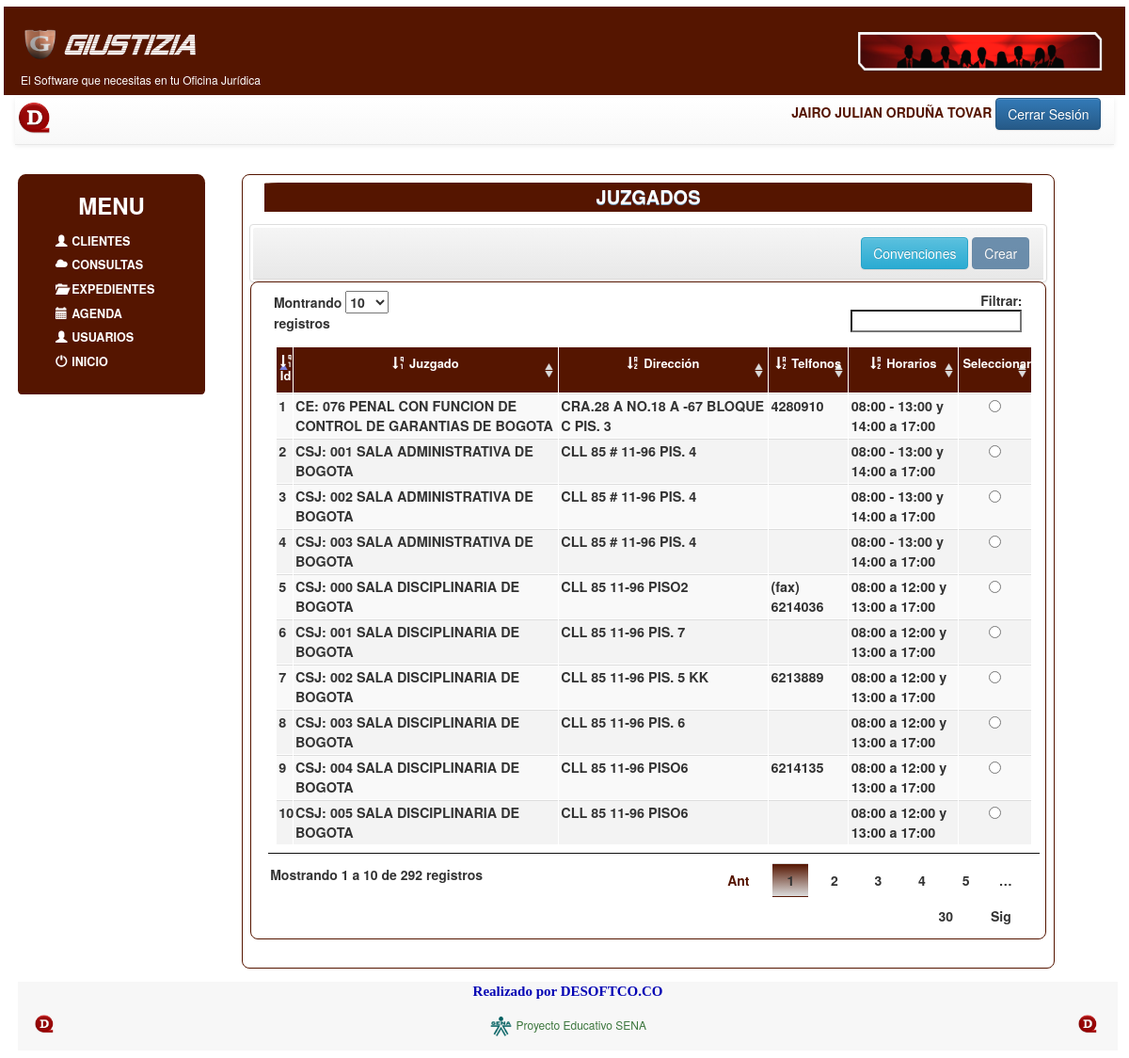
/vistas/frm_ListaJuzgados.php (signed in), run on the app's committed database.
### tables this page shows
CREATE TABLE `tbl_juzgados` (
  `juz_Id` int(11) NOT NULL,
  `juz_Juzgado` varchar(80) NOT NULL,
  `juz_Circuito` varchar(200) DEFAULT NULL,
  `juz_Distrito` varchar(200) DEFAULT NULL,
  `juz_Direccion` varchar(100) NOT NULL,
  `juz_Telefono` varchar(80) DEFAULT NULL,
  `juz_Contacto` varchar(80) DEFAULT NULL,
  `juz_HorarioAtencion` varchar(50) DEFAULT NULL,
  `juz_TipoJuzgado` int(11) NOT NULL
);

### model/usuariosModel.php (called while the page is built, shortened)
<?php
	class usuariosModel
	{
		function getListaJuzgado($conexion)
		{
			$html = array();
			$sql = "
			SELECT * FROM tbl_juzgados
			";
			$qry = $conexion->query($sql);
			while ($cursor = $qry->fetch_assoc())
			{
				array_push($html,$cursor);
			}
			return $html;
		}
	}
?>

### vistas/frm_ListaJuzgados.php (the view, shortened to what this page needs)
<?php
	$tipousuario=$_SESSION['s_tipusu'];
	include('nav.php');
	include('menu.php');
	include_once('../model/usuariosModel.php');
	$obj_model = new usuariosModel();
	$data = $obj_model -> getListaJuzgado($conexion);
?>
	<article class="col-xs-12  col-sm-8 col-md-9 col-lg-9">
		<div class="ibody1 col-xs-12  col-sm-12 col-md-12 col-lg-12">
			<div align='center' class="jumbotron">
			<h8 align='center'><b>JUZGADOS</b></h8>
			</div>
				<form name="flk_Juzgadosf" id="flk_Juzgadosf" method="POST" action="flk_Juzgados.php">
					<div class="row">
						<div class="table-responsive">
						<div class="panel panel-default">
								<div class="panel-heading" align="right">
									<input type="button" class="btn btn-info" data-toggle="modal" data-target="#msg_convenciones" value="Convenciones" id="btn_Convenciones" >
									<?php
										if ($tipousuario=='1'){
											echo '<input type="button" class="btn btn-primary" data-toggle="modal" data-target="#msg_crear" value="Crear" id="btn_CrearJuzgadoamentos" >';
											echo ' ';
											echo '<input type="submit" class="btn btn-primary" value="Editar" id="btn_Editar">';
										}
										else{
										     echo '<input type="button" class="btn btn-primary" value="Crear" disabled="disabled" >';
										    } ?>
								</div>
							<div class="ibody1 col-xs-12  col-sm-12 col-md-6 col-lg-6">
							<table id="tbl_Juzgados" class="table table-striped">
								<thead>
									<td align="center"><span class="glyphicon glyphicon-sort-by-order-alt"></span><b> Id</b></td>
									<td align="center"><span class="glyphicon glyphicon-sort-by-order-alt"></span><b> Juzgado</b></td>
									<td align="center"><span class="glyphicon glyphicon-sort-by-alphabet"></span><b> Dirección</b></td>
									<td align="center"><span class="glyphicon glyphicon-sort-by-alphabet"></span><b> Telfonos</b></td>
									<td align="center"><span class="glyphicon glyphicon-sort-by-alphabet"></span><b> Horarios</b></td>
									<td align="center"><b> Seleccionar</b></td>
								</thead>
								<tbody class="tablacontenido" align='center'>
							            <?php
											foreach ($data as $juzgados)
											{
												print "<tr>";
												print "<th align='center'> ".$juzgados['juz_Id']."</th>";
												print "<th align='center'> ".$juzgados['juz_Juzgado']."</th>";
												print "<th>".$juzgados['juz_Direccion']."</th>";
												print "<th>".$juzgados['juz_Telefono']."</th>";
												print "<th>".$juzgados['juz_HorarioAtencion']."</th>";
												echo '<td align="center">';
												echo '<input type="radio" name="juzg" id="juzg" value="'.$juzgados['juz_Id'].'" required>';
										        echo "</td>";
												print "</tr>";
											}
										?>
								</tbody>
							</table>
						</div>
					</div>
					</div>
				</form>
		</div>
		<div class="col-xs-6 col-sm-8 col-md-6 col-lg-6">
			<br>
		</div>
	</article>
	</section>
</div>
<?php
		include('footer.php');
 ?>

### css/miestilo.css (style rules this page uses)
* { margin: 0.3%; padding: 0%; }
article { margin-right: 1%; margin-left: 1%; }
table { border: 1% solid #000549; border-radius: 1% 4% 0% 0%; margin: auto; padding: 1%; -webkit- border-radius: 1% 4% 0% 0%; -moz-border-radius: 1% 4% 0% 0%; }
table thead { background:#551500; color:#fff; }
table tr { font-size: 90%; }
table td { font-size: 90%; }
table td input { border: none; width: 60%; text-align: center; vertical-align: center; }
.ibody1 { background-color: #fff; border: 1px solid #551500; border-radius: 8px; width: 100%; margin: auto; -webkit-border-radius: 8px; -moz-border-radius: 8px; }
.jumbotron { background-color: #551500; border-radius: 3% 3% 0% 0%; margin:1% 1% 1% 1%; padding: 0.1%; -webkit- border-radius: 3% 3% 0% 0%; -moz-border-radius: 3% 3% 0% 0%; }
.jumbotron h8 { color: #fff; font-size: 20px; text-align: center; text-shadow: 0px 1px #77a5c7; }

### data on the page
tbl_juzgados: juz_Id "1", juz_Juzgado "CE: 076 PENAL CON FUNCION DE CONTROL DE GARANTIAS DE BOGOTA", juz_Direccion "CRA.28 A NO.18 A -67 BLOQUE C PIS. 3", juz_Telefono "4280910", juz_HorarioAtencion "08:00 - 13:00 y 14:00 a 17:00"
tbl_juzgados: juz_Id "2", juz_Juzgado "CSJ: 001 SALA ADMINISTRATIVA DE BOGOTA", juz_Direccion "CLL 85 # 11-96 PIS. 4", juz_HorarioAtencion "08:00 - 13:00 y 14:00 a 17:00"
tbl_juzgados: juz_Id "3", juz_Juzgado "CSJ: 002 SALA ADMINISTRATIVA DE BOGOTA", juz_Direccion "CLL 85 # 11-96 PIS. 4", juz_HorarioAtencion "08:00 - 13:00 y 14:00 a 17:00"
tbl_juzgados: juz_Id "4", juz_Juzgado "CSJ: 003 SALA ADMINISTRATIVA DE BOGOTA", juz_Direccion "CLL 85 # 11-96 PIS. 4", juz_HorarioAtencion "08:00 - 13:00 y 14:00 a 17:00"
tbl_juzgados: juz_Id "5", juz_Juzgado "CSJ: 000 SALA DISCIPLINARIA DE BOGOTA", juz_Direccion "CLL 85 11-96 PISO2", juz_Telefono "(fax) 6214036", juz_HorarioAtencion "08:00 a 12:00 y 13:00 a 17:00"
tbl_juzgados: juz_Id "6", juz_Juzgado "CSJ: 001 SALA DISCIPLINARIA DE BOGOTA", juz_Direccion "CLL 85 11-96 PIS. 7", juz_HorarioAtencion "08:00 a 12:00 y 13:00 a 17:00"
tbl_juzgados: juz_Id "7", juz_Juzgado "CSJ: 002 SALA DISCIPLINARIA DE BOGOTA", juz_Direccion "CLL 85 11-96 PIS. 5 KK", juz_Telefono "6213889", juz_HorarioAtencion "08:00 a 12:00 y 13:00 a 17:00"
tbl_juzgados: juz_Id "8", juz_Juzgado "CSJ: 003 SALA DISCIPLINARIA DE BOGOTA", juz_Direccion "CLL 85 11-96 PIS. 6", juz_HorarioAtencion "08:00 a 12:00 y 13:00 a 17:00"
tbl_juzgados: juz_Id "9", juz_Juzgado "CSJ: 004 SALA DISCIPLINARIA DE BOGOTA", juz_Direccion "CLL 85 11-96 PISO6", juz_Telefono "6214135", juz_HorarioAtencion "08:00 a 12:00 y 13:00 a 17:00"
tbl_juzgados: juz_Id "10", juz_Juzgado "CSJ: 005 SALA DISCIPLINARIA DE BOGOTA", juz_Direccion "CLL 85 11-96 PISO6", juz_HorarioAtencion "08:00 a 12:00 y 13:00 a 17:00"

### other printed values
$_SESSION['s_nombre'] "JAIRO JULIAN"
$_SESSION['s_apellido'] "ORDUÑA TOVAR"
